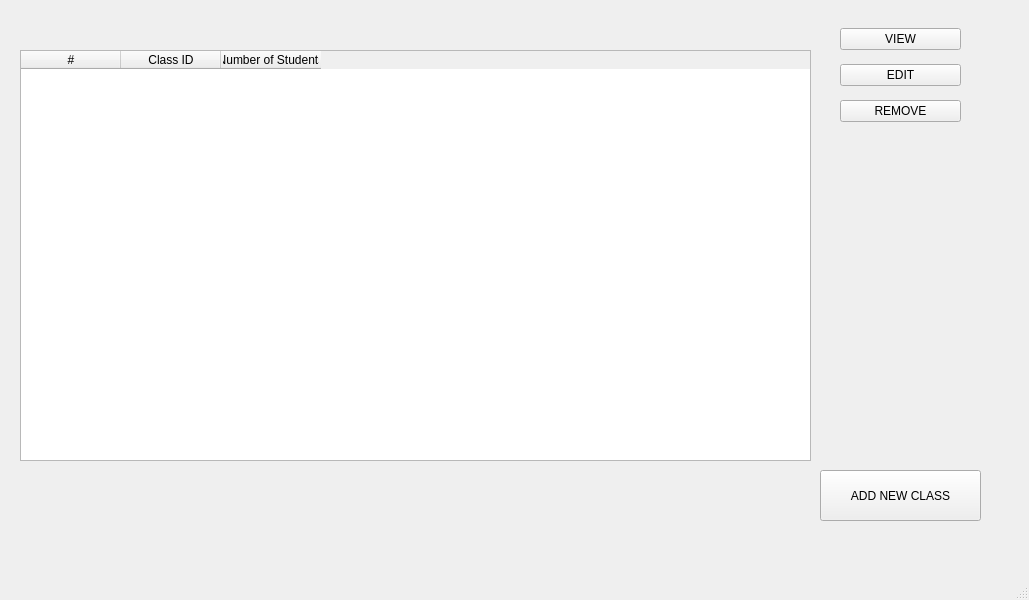
<?xml version="1.0" encoding="UTF-8"?>
<ui version="4.0">
 <class>classlist_6</class>
 <widget class="QMainWindow" name="classlist_6">
  <property name="geometry">
   <rect>
    <x>0</x>
    <y>0</y>
    <width>1029</width>
    <height>600</height>
   </rect>
  </property>
  <property name="windowTitle">
   <string>classlist_6</string>
  </property>
  <widget class="QWidget" name="centralwidget">
   <widget class="QTableWidget" name="tableWidget">
    <property name="geometry">
     <rect>
      <x>20</x>
      <y>50</y>
      <width>791</width>
      <height>411</height>
     </rect>
    </property>
    <column>
     <property name="text">
      <string>#</string>
     </property>
    </column>
    <column>
     <property name="text">
      <string>Class ID</string>
     </property>
    </column>
    <column>
     <property name="text">
      <string>Number of Students</string>
     </property>
    </column>
   </widget>
   <widget class="QWidget" name="layoutWidget">
    <property name="geometry">
     <rect>
      <x>840</x>
      <y>20</y>
      <width>121</width>
      <height>111</height>
     </rect>
    </property>
    <layout class="QVBoxLayout" name="verticalLayout">
     <item>
      <widget class="QPushButton" name="view_class">
       <property name="text">
        <string>VIEW</string>
       </property>
      </widget>
     </item>
     <item>
      <widget class="QPushButton" name="edit_class">
       <property name="text">
        <string>EDIT</string>
       </property>
      </widget>
     </item>
     <item>
      <widget class="QPushButton" name="remove_class">
       <property name="text">
        <string>REMOVE</string>
       </property>
      </widget>
     </item>
    </layout>
   </widget>
   <widget class="QPushButton" name="addNewClass">
    <property name="geometry">
     <rect>
      <x>820</x>
      <y>470</y>
      <width>161</width>
      <height>51</height>
     </rect>
    </property>
    <property name="text">
     <string>ADD NEW CLASS</string>
    </property>
   </widget>
  </widget>
  <widget class="QMenuBar" name="menubar">
   <property name="geometry">
    <rect>
     <x>0</x>
     <y>0</y>
     <width>1029</width>
     <height>26</height>
    </rect>
   </property>
  </widget>
  <widget class="QStatusBar" name="statusbar"/>
 </widget>
 <resources/>
 <connections/>
</ui>
